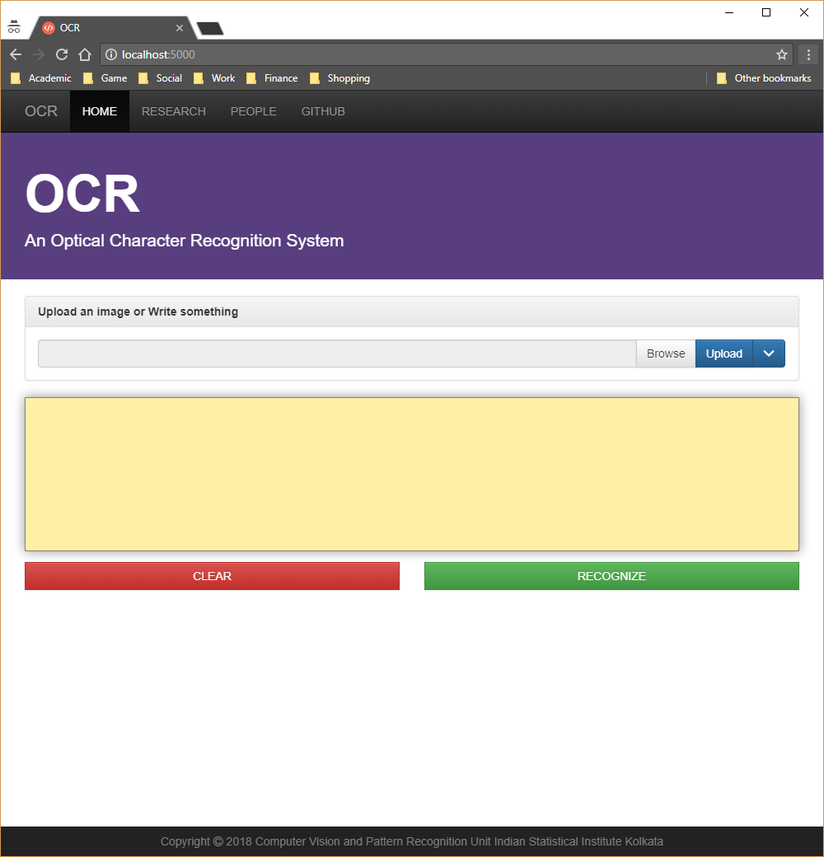
#> input picture assets/image.png, 824 x 857 px, shrunk from 1000 x 1040 before the run
$ python -i scan.py   (imports and definitions only)   (older library calls are emulated)
#> lines starting #> are read from the running program, lines starting #| are printed output that depends on the picture; after the words box and inside, x2 and y2 are one past the last pixel; in counts of white or black regions, pixels touching at a corner belong together
# -*- coding: utf-8 -*-
"""
OCR back-end server application.
Created on Mon Jul 10 11:00:00 2017
Author: Prasun Roy | CVPRU-ISICAL (http://www.isical.ac.in/~cvpr)
GitHub: https://github.com/prasunroy/ocr

"""


# imports
from __future__ import division
from __future__ import print_function

import cv2
import numpy
import os

from matplotlib import pyplot


# setup environment
# ---- image formats ----
extensions = ['.bmp', '.dib', '.jpeg', '.jpg', '.jpe', '.jp2', '.png', '.webp',
              '.pbm', '.pgm', '.ppm', '.sr', '.ras', '.tiff', '.tif']

# ---- opencv version ----
opencv = int(cv2.__version__.split('.')[0])


################################################################################

# end-points of a 1D binary array
# [29 lines left out: function endpoints, not called in this run]


################################################################################

# read image
def imread(path, verbose=False):
#> called with path = 'assets/image.png', verbose = False
    image = None

    if verbose: print('loading image.................. ', end = '')
    if os.path.isfile(path):
        extn = os.path.splitext(path)[-1]
        if extn in extensions:
            image = cv2.imread(path)
#> image is the input picture: shape (857, 824, 3); mean B, G, R 181.3, 184.7, 192.4
            if verbose: print('done')
        else:
            if verbose: print('unsupported format')
    else:
        if verbose: print('not found')

    return image


################################################################################

# preprocess image
def impreprocess(image, blur_kernel_size=(3, 3), thresh=100, verbose=False):
    # convert image to grayscale
#> called with blur_kernel_size = (3, 3), thresh = 100, verbose = False
    if verbose: print('converting colorspace.......... ', end = '')
    image_gray = cv2.cvtColor(image, cv2.COLOR_BGR2GRAY)
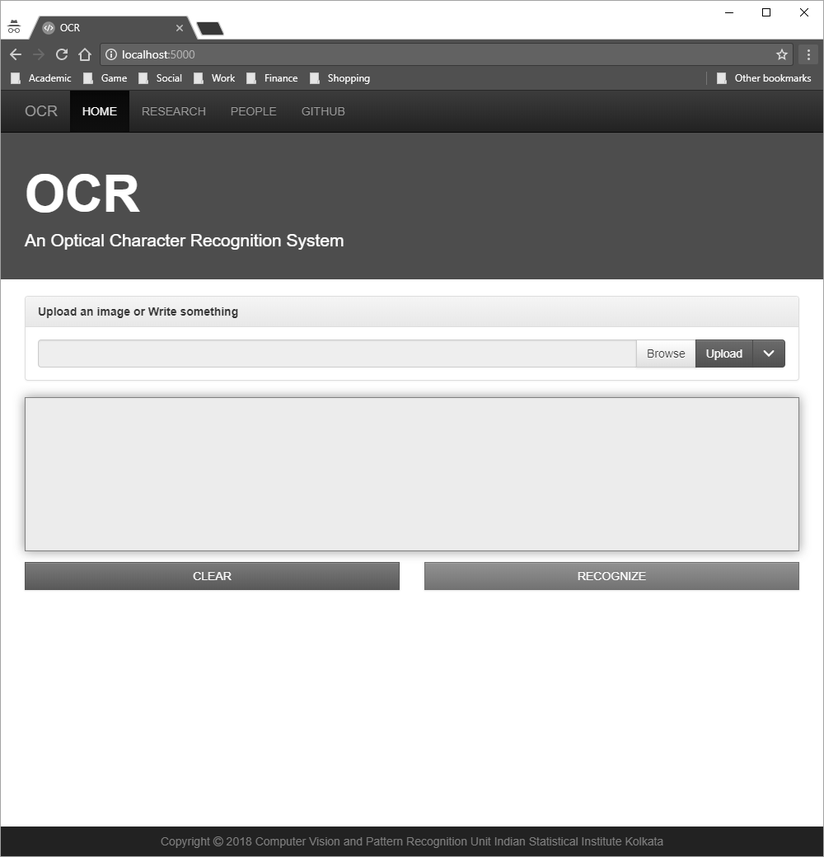
#> image_gray: shape (857, 824); min 0, max 255, mean 186.6
    if verbose: print('done')

    # apply guassian blurring to remove noise
    if verbose: print('removing noise from image...... ', end = '')
    image_blur = cv2.GaussianBlur(image_gray, blur_kernel_size, 0, 0)
    if verbose: print('done')

    # threshold image
    if verbose: print('thresholding image............. ', end = '')
    (_, image_th) = cv2.threshold(image_blur, thresh, 255,
                                  cv2.THRESH_BINARY_INV)
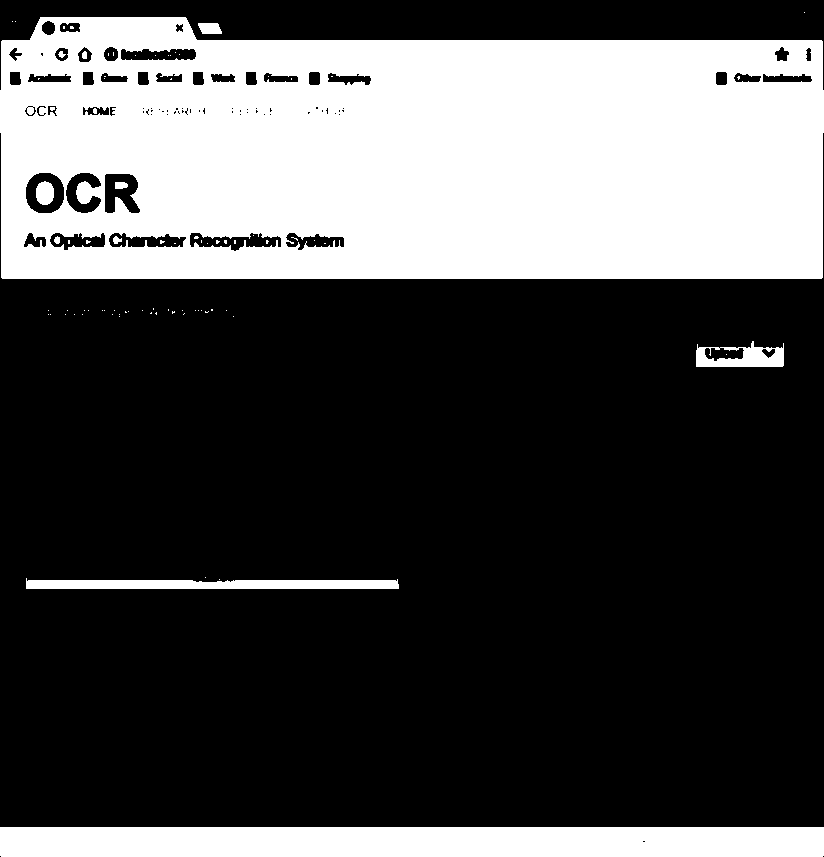
#> image_th: shape (857, 824); 31.1% white; 84 white regions (72 under 20 px)
    if verbose: print('done')

    return [image, image_gray, image_blur, image_th]


################################################################################

# scan image along rows
# [199 lines left out: functions imscan_rows, imscan_cols, imdraw_boundary, imdraw_bbox, plot_hist, imscanH, not called in this run]


################################################################################

# scan image for contours
def imscanC(path, bbox_color=(0, 255, 0), bbox_width=1, verbose=False):
    # read image
    image = imread(path, verbose=verbose)

    # exit if read fails
    if image is None:
        return

    # preprocess image
    image_th = impreprocess(image, verbose=verbose)[-1]

    # find contours
    if opencv == 3:
        (_, contours, _) = cv2.findContours(image_th.copy(), cv2.RETR_EXTERNAL,
                                            cv2.CHAIN_APPROX_NONE)
    else:
        (contours, _) = cv2.findContours(image_th.copy(), cv2.RETR_EXTERNAL,
                                         cv2.CHAIN_APPROX_NONE)
#> contours = 42 contours, 37 with area under 20; largest, box (x1, y1, x2, y2) and area: (0, 17, 824, 279) 199072, (0, 827, 824, 857) 23866, (26, 578, 399, 589) 2908, (696, 341, 784, 367) 1642, (198, 23, 222, 34) 195

    # find bounding rectangle around each contour
    bn_rects = []
    for cntr in contours:
        bn_rects.append(cv2.boundingRect(cntr))
#> this loop made 42 passes
#> cntr on passes 2, 4, 6, 7, 8, 9, 10, 11, 12, 13, 14, 15: [[219, 579]], [[205, 577]], [[233, 316]], [[119, 316]], [[119, 314]], [[112, 314]], [[82, 314]], [[74, 314]], [[65, 314]], [[50, 314]], [[48, 314]], [[184, 313], [183, 314]]
#> after the loop, bn_rects = 42 items, first 6: (0, 827, 824, 30), (219, 579, 1, 1), (26, 578, 373, 11), (205, 577, 1, 1), (696, 341, 88, 26), (233, 316, 1, 1)

    # sort bounding rectangles from left to right
    bn_rects.sort(key=lambda x: x[0])

    # process each bounding rectangle
    image_rois = []

    for rect in bn_rects:
        # attributes of bounding rectangle
        x = rect[0]
        y = rect[1]
        w = rect[2]
        h = rect[3]

        # ignore tiny objects assuming them as noise
        if h <= 8:
            continue

        # draw bounding rectangle on image
        cv2.rectangle(image, (x, y), (x+w, y+h), bbox_color, bbox_width)

        # extract region of interest from thresholded image using attributes of
        # bounding rectangle
        image_roi = image_th[y:y+h, x:x+w]
        image_rois.append(image_roi)
#> this loop made 42 passes
#> (x, y, w, h) on passes 1 to 12: (0, 827, 824, 30), (0, 17, 824, 262), (12, 21, 1, 1), (15, 21, 1, 1), (26, 578, 373, 11), (48, 314, 1, 1), (48, 310, 1, 1), (50, 314, 1, 1), (65, 314, 1, 1), (67, 310, 1, 1), (74, 314, 1, 1), (82, 314, 1, 1)
#> pass 1, in imscanC, `image_roi = image_th[y:y+h, x:x+w]`:
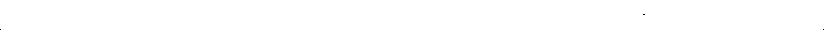
#> image_roi: shape (30, 824); 100% white; black in thin lines or dots, all inside (x1, y1, x2, y2) = (0, 14, 824, 30)
#> pass 2, in imscanC, `image_roi = image_th[y:y+h, x:x+w]`:
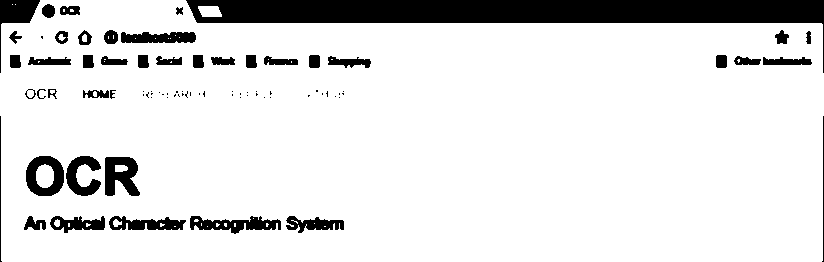
#> image_roi: shape (262, 824); 88.1% white; 82 black regions (40 under 20 px), largest, box (x1, y1, x2, y2) and area: (186, 0, 824, 73) 14372, (105, 157, 140, 196) 961, (26, 156, 64, 196) 914
#> after the loop:
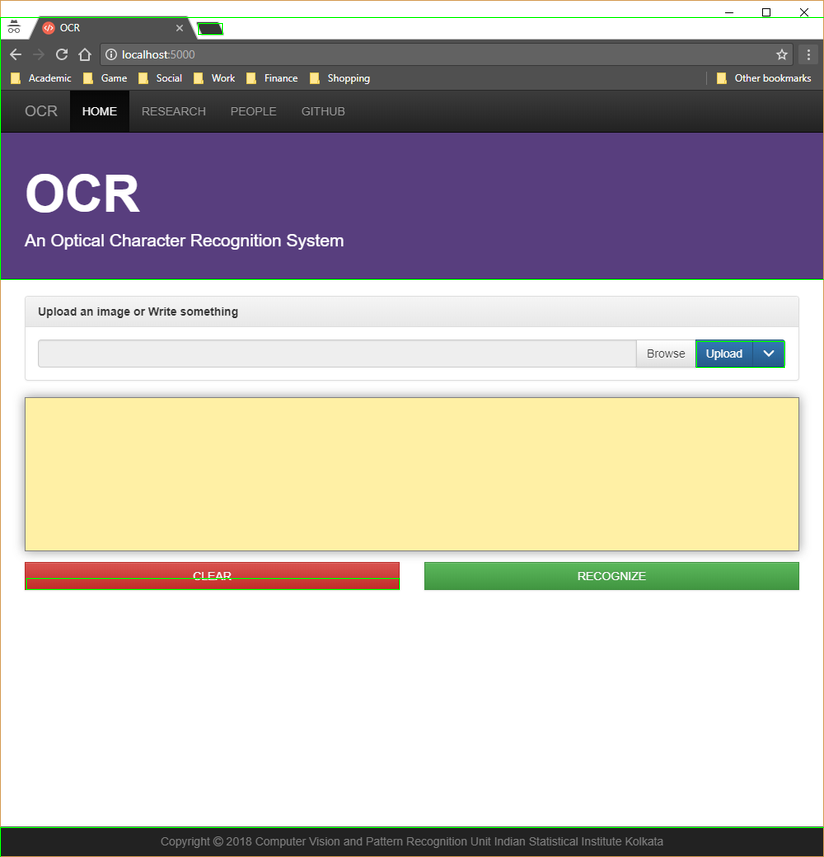
#> image: shape (857, 824, 3); 0.54% of pixels changed, all inside (x1, y1, x2, y2) = (0, 17, 824, 857)
#> after the loop, image_rois = 5 items

    return [image, image_rois]

>>> result = imscanC('assets/image.png')
#> result = 2 items
